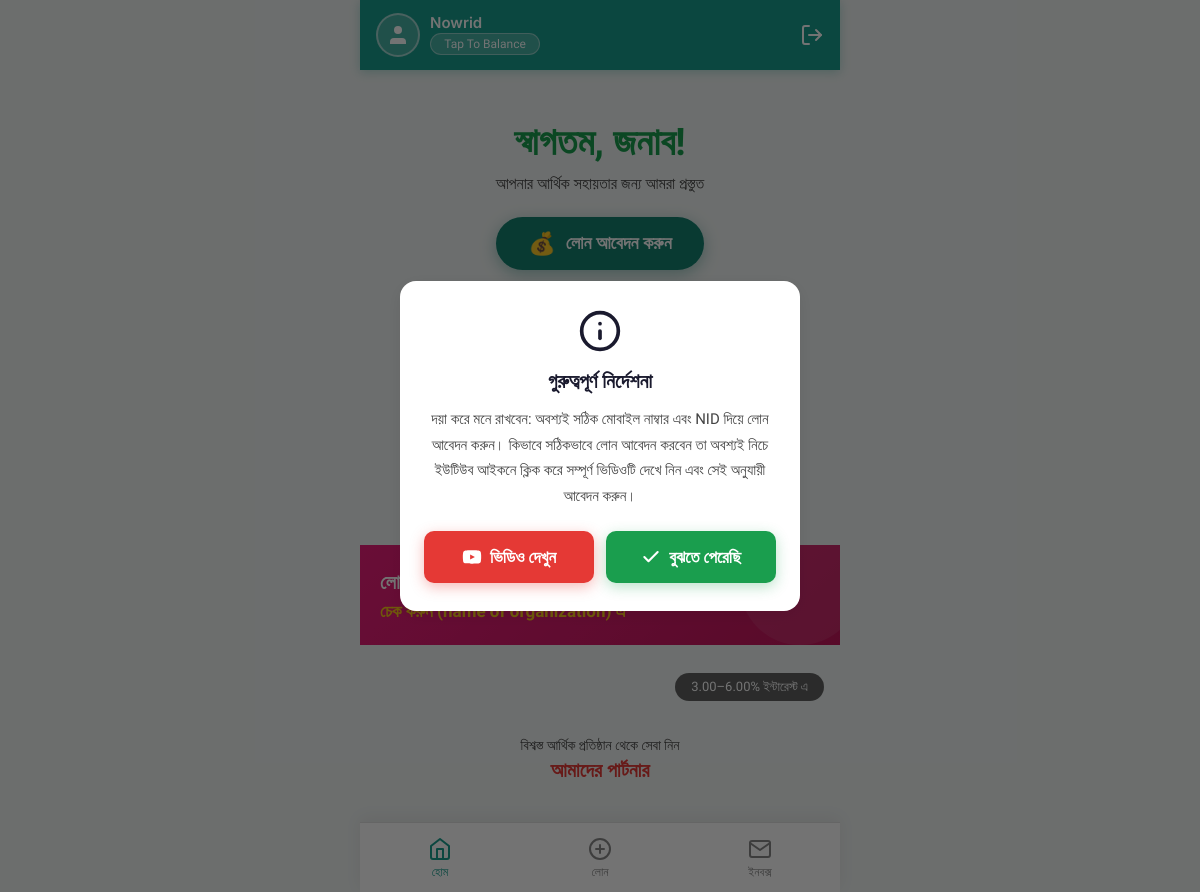
The page / (signed in) on the database its author committed.
### loans/models.py (models this page shows, shortened)
class SiteSettings(models.Model):
    site_name = models.CharField(max_length=100, default='MPS Loan')
    logo_url = models.URLField(blank=True, help_text='External logo URL (optional)')
    logo_image = models.ImageField(upload_to='logo/', blank=True, null=True)
    youtube_url = models.URLField(
        default='https://www.youtube.com/',
        help_text='YouTube video link for the intro popup'
    )
    bkash_number = models.CharField(max_length=20, default='01XXXXXXXXX')
    nagad_number = models.CharField(max_length=20, default='01XXXXXXXXX')
    rocket_number = models.CharField(max_length=20, default='01XXXXXXXXX')
    interest_rate_min = models.DecimalField(max_digits=5, decimal_places=2, default=3.00)
    interest_rate_max = models.DecimalField(max_digits=5, decimal_places=2, default=6.00)
    banner_tagline = models.CharField(max_length=200, default='লোন অফার যেন মিস না হয়!')
    banner_sub = models.CharField(max_length=200, default='চেক করুন mpsloen.com এ')
    security_deposit_percent = models.DecimalField(
        max_digits=5, decimal_places=2, default=10.00,
        help_text='Security deposit as % of loan amount'
    )
    class Meta:
        verbose_name = 'Site Settings'
        verbose_name_plural = 'Site Settings'
    @classmethod
    def get(cls):
        obj, _ = cls.objects.get_or_create(pk=1)
        return obj

### loans/views.py (the view)
# urls.py: path('', views.home_view, name='home'),
@login_required
def home_view(request):
    site = get_settings()
    profile, _ = UserProfile.objects.get_or_create(user=request.user)
    unread_count = InboxMessage.objects.filter(user=request.user, is_read=False).count()
    return render(request, 'loans/index.html', {
        'settings': site,
        'profile': profile,
        'unread_count': unread_count,
    })

### loans/views.py (called while the page is built)
def get_settings():
    return SiteSettings.get()

### loans/templates/loans/index.html (shortened to what this page needs)
{% extends 'loans/base.html' %}
{% load static %}
{% block nav_home %}active{% endblock %}
{% block content %}
<section class="hero-section fade-in">
  <h1 class="hero-title">স্বাগতম, জনাব!</h1>
  <p class="hero-subtitle">আপনার আর্থিক সহায়তার জন্য আমরা প্রস্তুত</p>
  <a href="{% url 'loan_apply' %}" class="hero-cta" id="hero-loan-btn">
    <span class="cta-icon">💰</span> লোন আবেদন করুন
  </a>
</section>
<section style="padding: 20px 16px 8px;">
  <div class="icon-grid">
    <a href="{% url 'loan_apply' %}" class="icon-item">
      <div class="icon-circle teal">
      </div>
      <span class="icon-label">লোন আবেদন</span>
    </a>
    <a href="{% url 'withdraw' %}" class="icon-item">
      <div class="icon-circle green">
      </div>
      <span class="icon-label">ক্যাশ আউট</span>
    </a>
    <a href="{% url 'transactions' %}" class="icon-item">
      <div class="icon-circle yellow">
      </div>
      <span class="icon-label">জমা দিন</span>
    </a>
    <a href="{% url 'profile' %}" class="icon-item">
      <div class="icon-circle purple">
      </div>
      <span class="icon-label">প্রোফাইল</span>
    </a>
    <a href="{% url 'my_loans' %}" class="icon-item">
      <div class="icon-circle orange">
      </div>
      <span class="icon-label">আমার লোন</span>
    </a>
    <a href="{% url 'transactions' %}" class="icon-item">
      <div class="icon-circle cyan">
      </div>
      <span class="icon-label">লেনদেনসমূহ</span>
    </a>
    <a href="#" class="icon-item">
      <div class="icon-circle pink">
      </div>
      <span class="icon-label">যোগাযোগ</span>
    </a>
    <a href="#" class="icon-item">
      <div class="icon-circle red">
      </div>
      <span class="icon-label">সম্পর্কে</span>
    </a>
  </div>
</section>
<div class="promo-banner" style="position:relative; overflow:hidden;">
  <div class="promo-text">
    <div class="promo-tagline">{{ settings.banner_tagline }}</div>
    <div class="promo-sub">{{ settings.banner_sub }}</div>
  </div>
</div>
<div class="interest-badge-section">
  <span class="interest-badge">{{ settings.interest_rate_min }}–{{ settings.interest_rate_max }}% ইন্টারেস্ট এ</span>
</div>
<div class="partners-section">
  <p>বিশ্বস্ত আর্থিক প্রতিষ্ঠান থেকে সেবা নিন</p>
  <div class="partners-title">আমাদের পার্টনার</div>
</div>
{% endblock %}
{% block extra_js %}
<div class="modal-overlay active" id="infoModal">
  <div class="modal-box">
    <div class="modal-icon">
      <svg viewBox="0 0 24 24" fill="none" stroke-width="2" stroke-linecap="round" stroke-linejoin="round">
        <circle cx="12" cy="12" r="10"/><line x1="12" y1="16" x2="12" y2="12"/><line x1="12" y1="8" x2="12.01" y2="8"/>
      </svg>
    </div>
    <h2 class="modal-title">গুরুত্বপূর্ণ নির্দেশনা</h2>
    <p class="modal-body">
      দয়া করে মনে রাখবেন: অবশ্যই সঠিক মোবাইল নাম্বার এবং NID দিয়ে লোন আবেদন করুন।
      কিভাবে সঠিকভাবে লোন আবেদন করবেন তা অবশ্যই নিচে ইউটিউব আইকনে ক্লিক করে
      সম্পূর্ণ ভিডিওটি দেখে নিন এবং সেই অনুযায়ী আবেদন করুন।
    </p>
    <div class="modal-actions-row">
      <a href="{{ settings.youtube_url }}" target="_blank" class="btn btn-red" id="yt-link-btn">
        ভিডিও দেখুন
      </a>
      <button class="btn btn-green" onclick="closeModal('infoModal')" id="understood-btn">
        <svg viewBox="0 0 24 24" fill="none" stroke="white" stroke-width="2.5" stroke-linecap="round" stroke-linejoin="round" width="20" height="20"><polyline points="20 6 9 17 4 12"/></svg>
        বুঝতে পেরেছি
      </button>
    </div>
  </div>
</div>
{% endblock %}

### loans/templates/loans/base.html (shortened to what this page needs)
{% load static %}
<!DOCTYPE html>
<html lang="bn">
<head>
  <link rel="stylesheet" href="{% static 'loans/style.css' %}">
</head>
<body>
<div class="app-wrapper">
  {% block header %}
  <header class="app-header">
    <div class="header-left">
      <div class="header-avatar-placeholder" style="padding:0; overflow:hidden;">
      </div>
      <div class="header-info">
        <span class="header-username">{% if user.is_authenticated %}{{ user.username }}{% else %}Guest{% endif %}</span>
        <button class="header-balance-btn" id="tap-balance-btn" data-balance="৳ {% if user.is_authenticated %}{{ user.profile.balance|floatformat:2 }}{% else %}0.00{% endif %}">
          <span class="balance-text" id="balance-text-span">Tap To Balance</span>
        </button>
      </div>
    </div>
    <div class="header-right">
      {% if user.is_authenticated %}
      <a href="{% url 'logout' %}" class="header-logout-btn" title="Logout">
        <svg viewBox="0 0 24 24" fill="none" stroke="white" stroke-width="2" stroke-linecap="round" stroke-linejoin="round">
          <path d="M9 21H5a2 2 0 0 1-2-2V5a2 2 0 0 1 2-2h4"/>
          <polyline points="16 17 21 12 16 7"/>
          <line x1="21" y1="12" x2="9" y2="12"/>
        </svg>
      </a>
      {% endif %}
    </div>
  </header>
  {% endblock %}
  <main class="main-content {% block nav_class %}{% endblock %}">
    {% block content %}{% endblock %}
  </main>
  {% block bottom_nav %}
  <nav class="bottom-nav">
    <a href="{% url 'home' %}" class="nav-item {% block nav_home %}{% endblock %}">
      <svg viewBox="0 0 24 24" stroke-width="2" stroke-linecap="round" stroke-linejoin="round">
        <path d="M3 9l9-7 9 7v11a2 2 0 0 1-2 2H5a2 2 0 0 1-2-2z"/>
        <polyline points="9 22 9 12 15 12 15 22"/>
      </svg>
      <span>হোম</span>
    </a>
    <a href="{% url 'loan_apply' %}" class="nav-item {% block nav_loan %}{% endblock %}">
      <svg viewBox="0 0 24 24" stroke-width="2" stroke-linecap="round" stroke-linejoin="round">
        <circle cx="12" cy="12" r="10"/>
        <line x1="12" y1="8" x2="12" y2="16"/>
        <line x1="8" y1="12" x2="16" y2="12"/>
      </svg>
      <span>লোন</span>
    </a>
    <a href="{% url 'inbox' %}" class="nav-item {% block nav_inbox %}{% endblock %}">
      <svg viewBox="0 0 24 24" stroke-width="2" stroke-linecap="round" stroke-linejoin="round">
        <path d="M4 4h16c1.1 0 2 .9 2 2v12c0 1.1-.9 2-2 2H4c-1.1 0-2-.9-2-2V6c0-1.1.9-2 2-2z"/>
        <polyline points="22,6 12,13 2,6"/>
      </svg>
      <span>ইনবক্স</span>
    </a>
  </nav>
  {% endblock %}
</div>
{% block extra_js %}{% endblock %}
</body>
</html>

### rows shown on the page
SiteSettings: banner_tagline "লোন…", banner_sub "চেক…", interest_rate_min "3.00", interest_rate_max "6.00"

### other values the page prints
{{ user.username }} "Nowrid"
